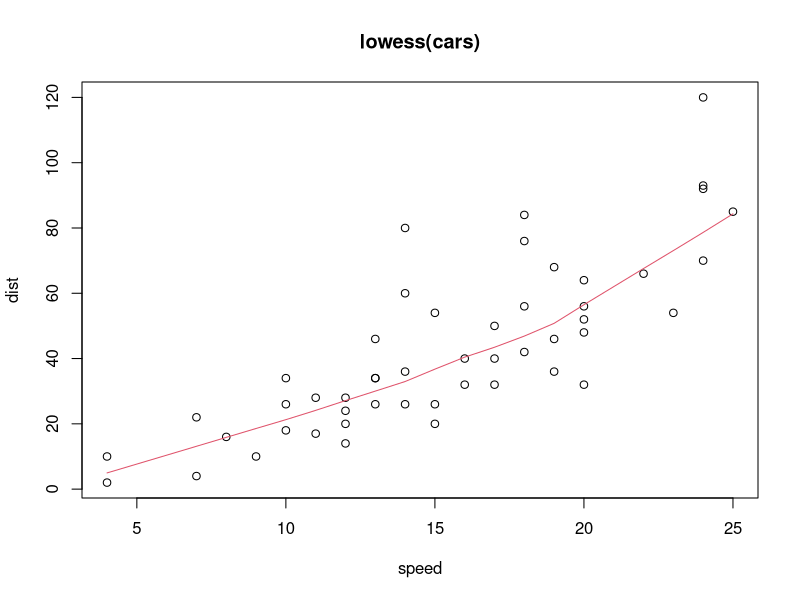
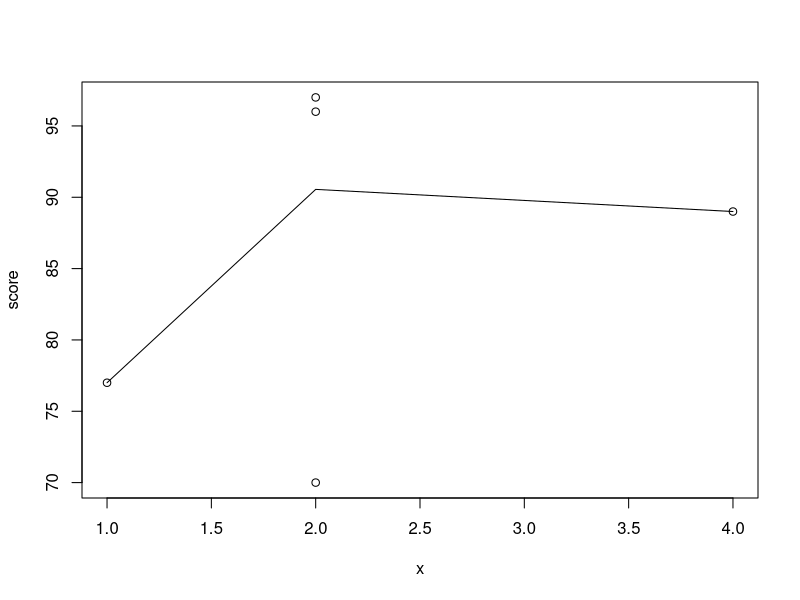

Write the R code that produced these figures, in order.
#Group 1
#Q1
require(graphics)
plot(cars, main = "lowess(cars)")
lines(lowess(cars), col = 2)

xinyi = c(77,97,96,70,89);
x = c(1,2,2,2,4);
xinyi.df = data.frame(x,score=xinyi);
plot(xinyi.df);
lines(lowess(xinyi.df));

#Q2
x = 0;
y = 0;
for(x in 10:792)
{
  y=x-9;
  product = x*y;
  message(x,"  ",y);
  if(product==792)
  {
    message("Bingo  ",x,"  ",y);
    break;
  }
}

#Q3
name04 = c("wangnan","zhangyining","jinxiangmei","fuyuanai");
name08 = c("wangnan","zhangyining","fengtianwei","fuyuanai");
name12 = c("lixiaoxia","dingning","fengtianwei","fuyuanai");

name.df = data.frame(name04,name08,name12);

common04and08 = name.df$name04[name.df$name04%in%name.df$name08];
common04and08and12 = common04and08[common04and08%in%name.df$name12];
common04and08and12


#group5

  
  